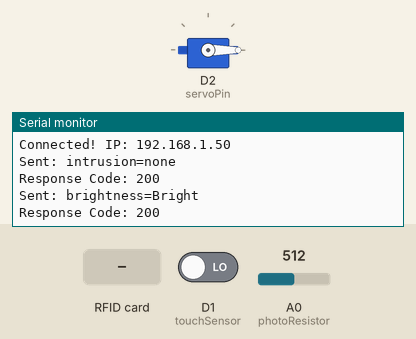
Simulated run of this sketch. Board: ESP8266 (NodeMCU). Parts: servo, the last lines printed to the serial monitor. The test bench sets the inputs (shaded band); at power-on: A0 (photoResistor) = 512, D1 (touchSensor) LOW. WiFi joins after 1.5 s; servers stay silent unless stated; uploads are accepted with an empty reply.

Above: at 2.7 s.
2.8 s: A0 (photoResistor) set to 490
At 5.4 s:
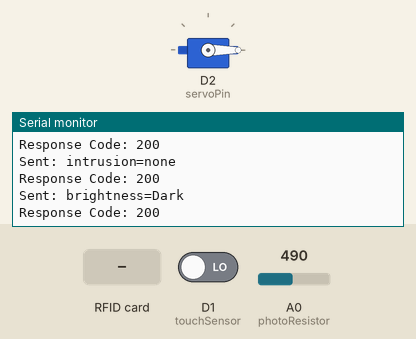
8.3 s: D1 (touchSensor) driven HIGH
At 9.01 s:
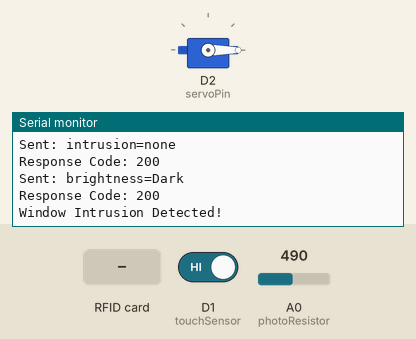
10.5 s: RFID card 12 34 56 78 held to the reader
At 11.42 s:
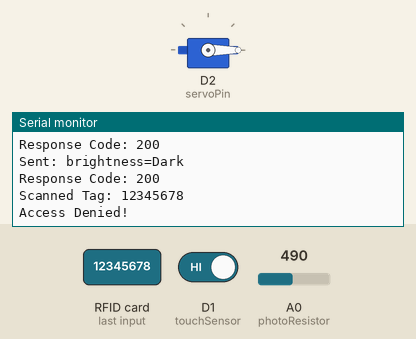
12.7 s: RFID card 5E 7A 19 C4 held to the reader
At 13.82 s:
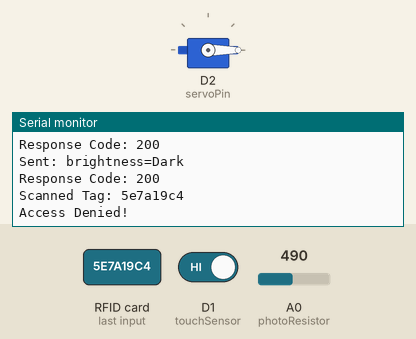

The sketch:

node2.ino
```cpp
#include <ESP8266WiFi.h>         // Library for Wi-Fi connection
#include <ESP8266HTTPClient.h>   // Library to handle HTTP requests
#include <Servo.h>               // Library to control the servo motor
#include <MFRC522.h>             // Library for RFID reader
#include <SPI.h>                 // Library for SPI communication (required for RFID)

// Wi-Fi credentials
const char* ssid = "Yikes";
const char* password = "12345678";

// IP address of Node 1 for sending updates
const char* node1_ip = "http://192.168.32.138/update";

// RFID setup
#define SS_PIN D8  // Slave Select pin for RFID
#define RST_PIN D4 // Reset pin for RFID
MFRC522 mfrc522(SS_PIN, RST_PIN); // Create RFID instance

// Servo setup
Servo myServo; // Create servo object

// Sensor pin assignments
const int touchSensor = D1;      // Touch sensor pin for window intrusion detection
const int servoPin = D2;         // Servo motor control pin
const int photoResistor = A0;    // Photoresistor pin for brightness detection

// Flags for status tracking
bool intrusionSent = false;      // Prevents repeated intrusion alerts
bool doorOpen = false;          // Tracks door status

// Wi-Fi client for HTTP requests
WiFiClient client;
HTTPClient http;

void setup() {
  Serial.begin(9600);            // Initialize serial communication for debugging
  WiFi.begin(ssid, password);    // Connect to Wi-Fi

  // Initialize RFID reader
  SPI.begin();                   // Start SPI bus
  mfrc522.PCD_Init();            // Initialize RFID module

  // Initialize servo and set to locked position
  myServo.attach(servoPin);
  myServo.write(0);              // Door locked

  // Set sensor pin modes
  pinMode(touchSensor, INPUT);
  pinMode(photoResistor, INPUT);

  // Wait until Wi-Fi is connected
  while (WiFi.status() != WL_CONNECTED) {
    delay(500);
    Serial.println("Connecting...");
  }

  Serial.print("Connected! IP: ");
  Serial.println(WiFi.localIP()); // Print local IP address
}

void loop() {
  checkRFID();            // Check for RFID card presence and handle door unlocking
  checkTouchSensor();     // Check touch sensor for window intrusion
  sendBrightnessStatus(); // Read and send room brightness to Node 1
  delay(2000);            // Wait 2 seconds before next iteration
}

// Function to check RFID tag and unlock door if authorized
void checkRFID() {
  // Check for new RFID card
  if (!mfrc522.PICC_IsNewCardPresent() || !mfrc522.PICC_ReadCardSerial()) return;

  String tagID = "";
  // Read UID from RFID card
  for (byte i = 0; i < mfrc522.uid.size; i++) {
    tagID += String(mfrc522.uid.uidByte[i], HEX);
  }

  Serial.print("Scanned Tag: ");
  Serial.println(tagID);

  // Check if the scanned RFID tag is authorized
  if (tagID == "8edffb3") {
    Serial.println("Access Granted!");
    sendData("rfid=Access Granted"); // Notify Node 1 of granted access
    unlockDoor();                    // Unlock door with servo
  } else {
    Serial.println("Access Denied!");
    sendData("rfid=Access Denied");  // Notify Node 1 of denied access
  }
}

// Unlocks the door and re-locks after a delay
void unlockDoor() {
  myServo.write(90);                 // Rotate servo to unlock door
  doorOpen = true;                   // Update door status
  sendData("door=Opened");           // Notify Node 1 door is opened
  delay(5000);                       // Keep door open for 5 seconds
  myServo.write(0);                  // Rotate servo to lock door
  doorOpen = false;                  // Update door status
  sendData("door=Closed");           // Notify Node 1 door is closed
}

// Detects window intrusion via touch sensor
void checkTouchSensor() {
  int touchState = digitalRead(touchSensor); // Read touch sensor state

  // If intrusion detected and not previously sent, send alert
  if (touchState == HIGH && !intrusionSent) {
    Serial.println("Window Intrusion Detected!");
    sendData("intrusion=touch");     // Notify Node 1 of window intrusion
    intrusionSent = true;            // Prevent repeated alerts
  }
  // Reset intrusion flag when no touch detected
  else if (touchState == LOW) {
    intrusionSent = false;
    sendData("intrusion=none");      // Notify Node 1 intrusion cleared
  }
}

// Reads photoresistor and sends brightness status to Node 1
void sendBrightnessStatus() {
  int lightValue = analogRead(photoResistor); // Read brightness level
  String brightness = (lightValue > 500) ? "Bright" : "Dark"; // Determine brightness state
  sendData("brightness=" + brightness); // Send brightness info to Node 1
}

// Sends HTTP POST request to Node 1 with data
void sendData(String data) {
  if (WiFi.status() == WL_CONNECTED) {          // Check Wi-Fi connection
    http.begin(client, node1_ip);              // Begin HTTP connection
    http.addHeader("Content-Type", "application/x-www-form-urlencoded"); // Set header
    int httpResponseCode = http.POST(data);    // Send POST request with data
    http.end();                                // End HTTP request

    // Debugging output
    Serial.print("Sent: ");
    Serial.println(data);
    Serial.print("Response Code: ");
    Serial.println(httpResponseCode);          // Display response code
  }
}
```

Measured:
- after the input at 2.8 s, the serial monitor: prints a new line after 1.6 s (image 1)
- after the input at 8.3 s, the serial monitor: prints a new line after 0.56 s (image 2)
- after the input at 10.5 s, the serial monitor: prints a new line after 0.76 s (image 3)
- after the input at 12.7 s, the serial monitor: prints a new line after 0.96 s (image 4)
